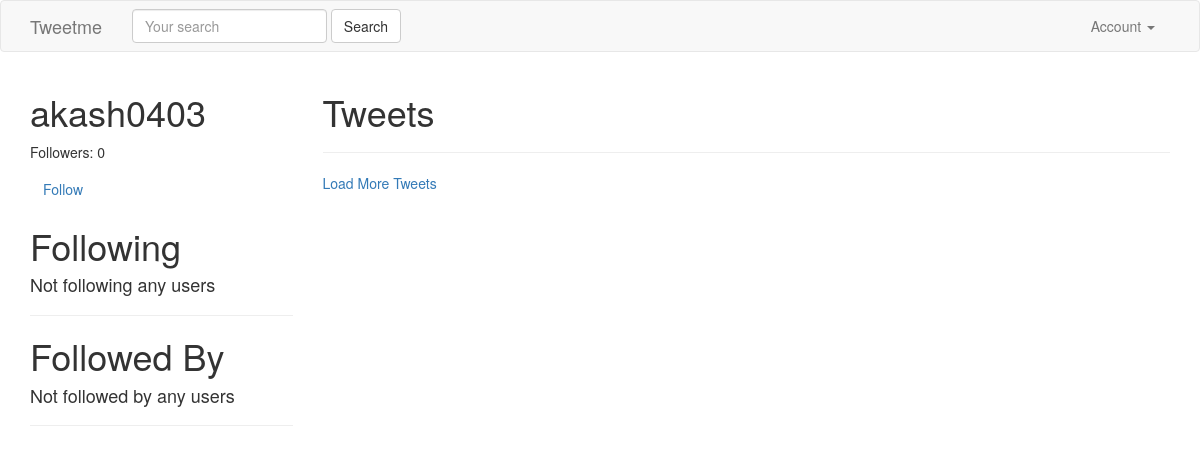
Page /akash0403/ (signed in) on the earlier database version.
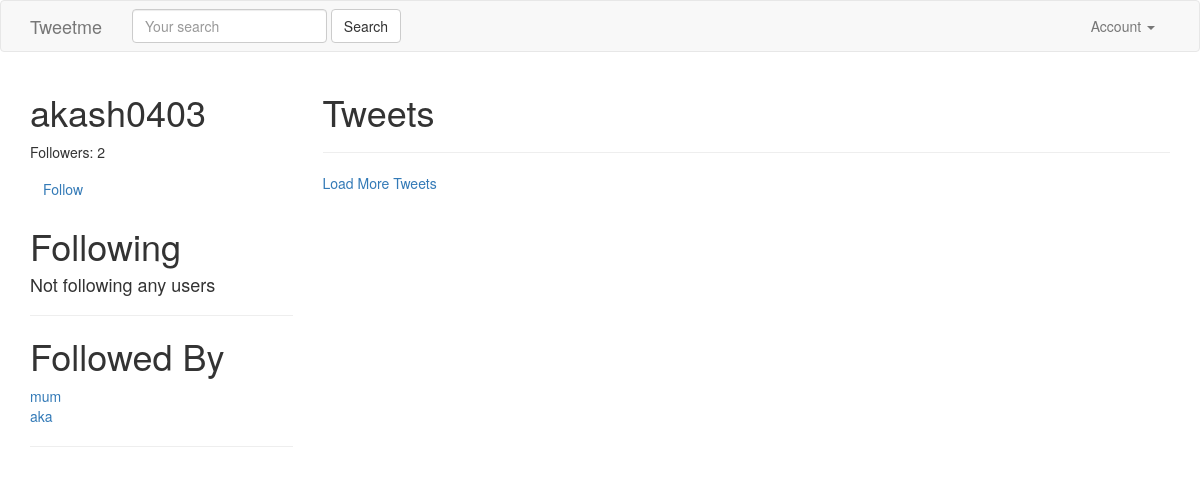
Same page on the later database version.
### accounts/models.py (models this page shows, shortened)
class UserModel(models.Model):
    user = models.OneToOneField(settings.AUTH_USER_MODEL , related_name="profile" , on_delete=models.CASCADE)
    following = models.ManyToManyField(settings.AUTH_USER_MODEL , related_name="followed_by" , blank=True)
    objects = UserProfileManager()
    def get_following(self):
        users = self.following.all()
        return users.exclude(username = self.user.username)
    def get_follow_url(self):
        return reverse("profile:follow" , kwargs={"username" : self.user.username})
    def get_absolute_url(self):
        return reverse("profile:user_profile" , kwargs={"username" : self.user.username})

### accounts/views.py (the view)
# urls.py: url(r'^(?P<username>[\w.@+-]+)/$', UserProfileView.as_view()  , name="user_profile"),
class UserProfileView(DetailView):
    queryset = User.objects.all()
    template_name = "account/user_detail.html"
    def get_object(self,*args,**kwargs):
        return get_object_or_404(User , username = self.kwargs.get("username"))
    def get_context_data(self,*args,**kwargs):
        context = super(UserProfileView , self).get_context_data(*args , **kwargs)
        toggle_user = get_object_or_404(User , username__iexact=self.kwargs.get("username"))
        is_following = UserModel.objects.is_following(self.request.user , toggle_user)
        context['is_following'] = is_following
        return context

### accounts/models.py (called while the page is built)
    def all(self):
        queryset = self.get_queryset().all()
        try:
            if self.instance:
                queryset = queryset.exclude(user = self.instance)
        except:
            pass
        return queryset

    def is_following(self , user , toggle_user):
        user_profile , created = UserModel.objects.get_or_create(user=user)
        if toggle_user in user_profile.following.all():
            return True
        else:
            return False

### accounts/templates/account/user_detail.html (shortened to what this page needs)
{% extends "base.html" %}
{% block content %}
<div class='row'>
    <div class='col-sm-3 col-xs-12'>
        <h1>{{ object.username }} </h1>
        <p>Followers: {{ object.followed_by.count }}</p>
        <div>
            <a class='btn btn-link'  href="{{ object.profile.get_follow_url }}">
                {% if is_following %}UnFollow{% else %}Follow{% endif %}
            </a>
        </div>
        <h1>Following</h1>
             {% for user in object.profile.get_following %}
             <a href='/{{ user.username }}'>{{ user.username }}</a><br/>
             {% empty %}
             <h4>Not following any users</h4>
             {% endfor %}
          <hr/>
          <h1>Followed By</h1>
             {% for profile in object.followed_by.all %}
             <a href='/{{ profile.user.username }}'>{{ profile.user.username }}</a><br/>
             {% empty %}
             <h4>Not followed by any users</h4>
             {% endfor %}
            <hr/>
    </div>
    <div class='col-sm-9 col-xs-12'>
         <h1>Tweets</h1>
         <hr/>
         <a href='#' id='loadmore'>Load More Tweets</a>
     </div>
</div>
{% endblock content %}

Differences in the rows shown:
now on this page (row unchanged): UserModel: user.username "mum"
added UserModel: user.username "aka"
Other differences:
{{ object.followed_by.count }}: "0" → "2"
text no longer shown: "Not followed by any users"
